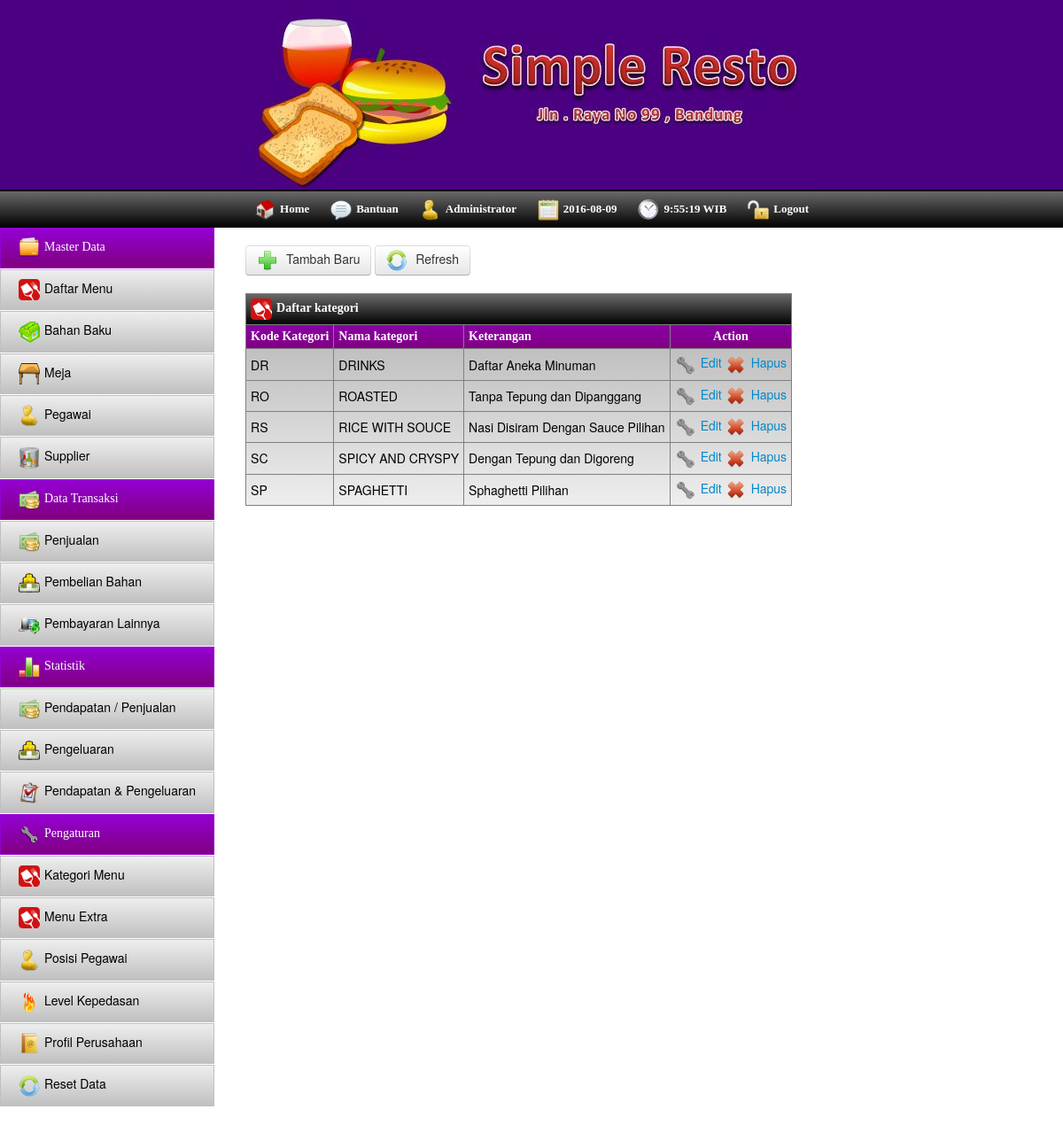
Page /index.php/kategori on the committed database.
### tables this page shows
CREATE TABLE IF NOT EXISTS `kategori_menu` (
  `no_kategori` char(2) NOT NULL,
  `kategori` varchar(30) NOT NULL,
  `keterangan` varchar(50) NOT NULL,
  PRIMARY KEY (`no_kategori`)
);

### application/controllers/kategori.php (called while the page is built, shortened)
<?php if ( ! defined('BASEPATH')) exit('No direct script access allowed');
class Kategori extends CI_Controller{
	function __Construct(){
		$this->load->Model('Model_kategori');
		$this->load->helper('form');
		$this->load->library('pagination');
	}
	function index(){
		$config = array();
        $config["base_url"] = base_url() . "index.php/kategori/page";
        $config["total_rows"] = $this->Model_kategori->CountData();
        $config["per_page"] = 20;
        $config["uri_segment"] = 3;
		$config['first_link'] = 'Pertama';
		$config['last_link'] = 'Terakhir';
        $this->pagination->initialize($config);
        $page = ($this->uri->segment(3)) ? $this->uri->segment(3) : 0;
		$data = array(
			'title'=>'Data kategori',
			'data'=>$this->Model_kategori->ReadData($config["per_page"], $page),
			'links'=>$this->pagination->create_links(),
			'page'=>$page,
			'totaldata'=>$this->Model_kategori->CountData()
		);
		$this->load->view('view_kategori',$data);
	}
}

### index.php (called while the page is built, shortened)
<?php
require_once BASEPATH.'core/CodeIgniter.php';

### application/models/model_kategori.php (called while the page is built, shortened)
<?php if ( ! defined('BASEPATH')) exit('No direct script access allowed');
class Model_kategori extends CI_Model{
	function CountData(){
		 return $this->db->count_all('kategori_menu');
	}
	function ReadData($limit, $start) {
        $this->db->limit($limit, $start);
		$this->db->order_by("no_kategori", "asc");
        $query = $this->db->get('kategori_menu');
        if ($query->num_rows() > 0) {
            foreach ($query->result() as $row) {
                $data[] = $row;
            }
            return $data;
        }
        return false;
   }
}

### application/views/view_kategori.php (the view, shortened to what this page needs)
<html>
	<head>
		<?php include "com_library.php";?>
	</head>
	<body>
		<?php include "com_header.php"; ?>
		<?php include "com_toolbar.php"; ?>
		<div id="container">
			<?php include "com_navigasi.php";?>
			<div id="content">
				<div id="button_list">
					<a href="javascript:void(0)" id="tambah" class="btn"><img src="<?php echo base_url();?>assets/img/tambah.png" class="icon"/> Tambah Baru</a>
					<a href="javascript:void(0)" id="refresh" class="btn"><img src="<?php echo base_url();?>assets/img/update.png" class="icon"/> Refresh</a>
				</div>
				<div class="table_data">
					<table cellpadding="5" border="1">
						<thead>
							<tr class="tr_title">
								<th colspan="7"><img src="<?php echo base_url();?>assets/img/menu.png" class="icon"/>Daftar kategori</th>
							</tr>
							<tr>
								<th>Kode Kategori</th>
								<th>Nama kategori</th>
								<th>Keterangan</th>
								<th align='center'>Action</th>
							</tr>
						</thead>
						<tbody>
						<?php if($data){
							$no = $page+1;
							foreach($data as $data){
						?>
							<tr>
								<td><?php echo $data->no_kategori;?></td>
								<td><?php echo $data->kategori;?></td>
								<td><?php echo $data->keterangan;?></td>
								<td>
									<a href="javascript:void(0)" class="edit" id="<?php echo $data->no_kategori;?>"><img src="<?php echo base_url();?>assets/img/fix.png" class="icon"/>Edit</a>
									<a href="javascript:void(0)" class="hapus" id="<?php echo $data->no_kategori;?>"><img src="<?php echo base_url();?>assets/img/hapus.png" class="icon"/>Hapus</a>
								</td>
							</tr>
						<?php $no++; } } ?>
						</tbody>
					</table>
				</div>
			</div>
		</div>
	</body>
</html>

### assets/css/style.css (style rules this page uses)
body { margin: 0; }
.icon { width: 24px; height: 24px; border: 0; vertical-align: middle; margin-right: 5px; }
#container { overflow: auto; width: 100%; margin-bottom: 20px; }
#content { overflow: auto; }
#content .table_data { margin: 20px 0px 20px 20px; }
#content .table_data table thead, .table_detail thead, .table_detail tfoot { background: linear-gradient(#9400D3, #800080); color: #fff; font-family: Comic Sans MS; font-weight: none; font-size: 14px; cursor: pointer; text-align: left; }
#content .table_data table thead .tr_title { background: linear-gradient(#696969, #000); color: #fff; }
#content .table_data tbody, .table_detail tbody { background: linear-gradient(silver,#eee); color: #000; font-size: 14px; }
#content .table_data a { text-decoration: none; font-size: 14px; }
#content #button_list { margin-left: 20px; margin-bottom: 10px; }

### rows in the picture
kategori_menu: no_kategori "DR", kategori "DRINKS", keterangan "Daftar Aneka Minuman"
kategori_menu: no_kategori "RO", kategori "ROASTED", keterangan "Tanpa Tepung dan Dipanggang"
kategori_menu: no_kategori "RS", kategori "RICE WITH SOUCE", keterangan "Nasi Disiram Dengan Sauce Pilihan"
kategori_menu: no_kategori "SC", kategori "SPICY AND CRYSPY", keterangan "Dengan Tepung dan Digoreng"
kategori_menu: no_kategori "SP", kategori "SPAGHETTI", keterangan "Sphaghetti Pilihan"
